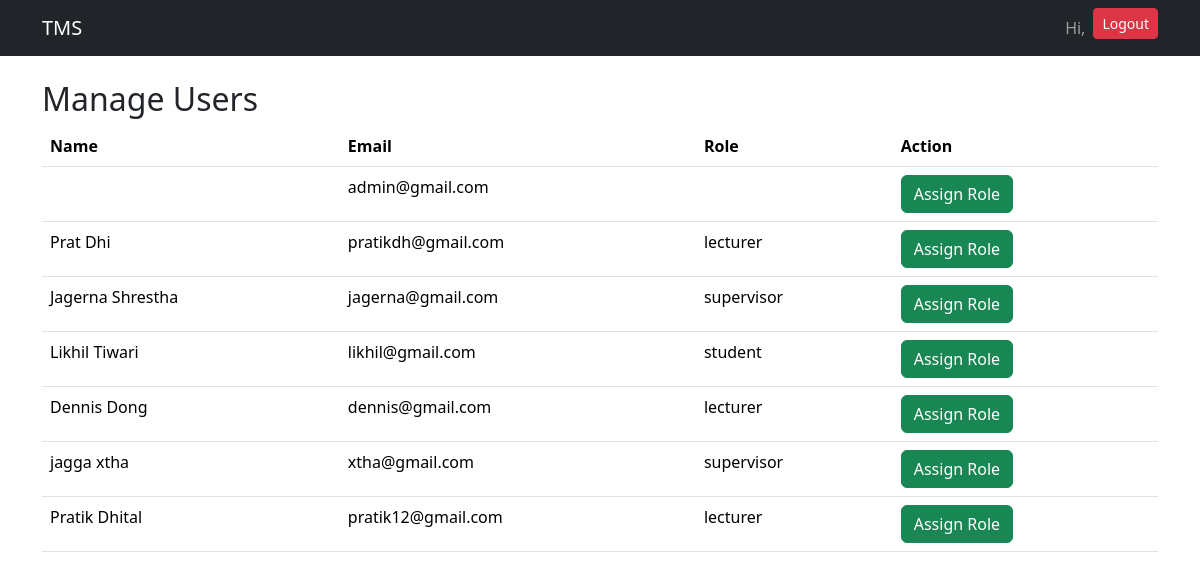
Before: /admin-panel/manage-users/ (signed in) with the older database file.
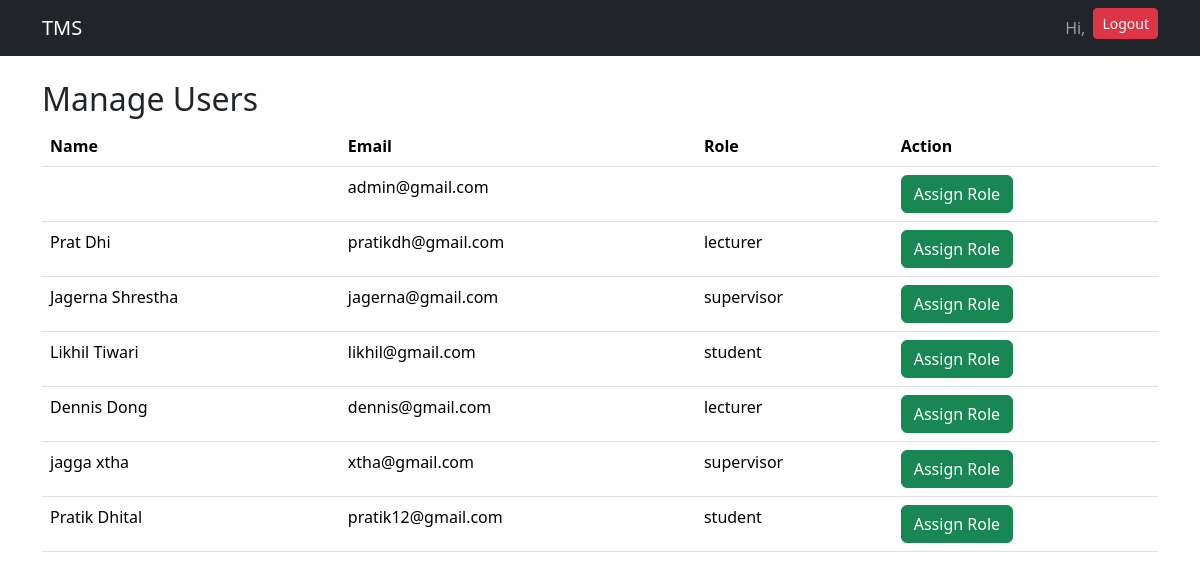
After: the same page with the newer database file.
### users/models.py (models this page shows, shortened)
class User(AbstractUser):
    username = models.CharField(max_length=100, unique=True)
    email = models.EmailField(unique=True)
    role = models.CharField(max_length=10, choices=ROLE_CHOICES)
    USERNAME_FIELD = "email"
    REQUIRED_FIELDS = ["username"]

### users/views.py (the view)
# urls.py: path('admin-panel/manage-users/', manage_users, name='manage_users'),
@user_passes_test(admin_required)
def manage_users(request):
    users = User.objects.all()
    context = {
        'users': users
    }
    return render(
        request,
        'admin_panel/manage_users.html',
        context
    )

### users/views.py (called while the page is built)
def admin_required(user):
    return user.is_superuser

### users/templates/admin_panel/manage_users.html
{% extends "base.html" %}
{% block start %}
<h2>Manage Users</h2>
<table class="table">
    <tr>
        <th>Name</th>
        <th>Email</th>
        <th>Role</th>
        <th>Action</th>
    </tr>
    {% for user in users %}
    <tr>
        <td>
            {{ user.first_name }} {{ user.last_name }}
        </td>
        <td>
            {{ user.email }}
        </td>
        <td>
            {{ user.role }}
        </td>
        <td>
            <a href="/admin-panel/assign-role/{{user.id}}/"
               class="btn btn-success">
               Assign Role
            </a>
        </td>
    </tr>
    {% endfor %}
</table>
{% endblock %}

Changed rows visible on the page:
changed User "Pratik": role "lecturer" → "student"
